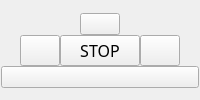
             <widget class="QWidget" name="widget_15" native="true">
              <property name="minimumSize">
               <size>
                <width>0</width>
                <height>0</height>
               </size>
              </property>
              <layout class="QVBoxLayout" name="verticalLayout_7">
               <property name="spacing">
                <number>0</number>
               </property>
               <property name="leftMargin">
                <number>0</number>
               </property>
               <property name="topMargin">
                <number>0</number>
               </property>
               <property name="rightMargin">
                <number>0</number>
               </property>
               <property name="bottomMargin">
                <number>0</number>
               </property>
               <item>
                <spacer name="verticalSpacer_2">
                 <property name="orientation">
                  <enum>Qt::Vertical</enum>
                 </property>
                 <property name="sizeHint" stdset="0">
                  <size>
                   <width>20</width>
                   <height>1</height>
                  </size>
                 </property>
                </spacer>
               </item>
               <item>
                <widget class="QWidget" name="widget_5" native="true">
                 <layout class="QVBoxLayout" name="verticalLayout_2">
                  <property name="spacing">
                   <number>0</number>
                  </property>
                  <property name="leftMargin">
                   <number>0</number>
                  </property>
                  <property name="topMargin">
                   <number>0</number>
                  </property>
                  <property name="rightMargin">
                   <number>0</number>
                  </property>
                  <property name="bottomMargin">
                   <number>0</number>
                  </property>
                  <item>
                   <widget class="QWidget" name="widget_2" native="true">
                    <property name="sizePolicy">
                     <sizepolicy hsizetype="Preferred" vsizetype="Minimum">
                      <horstretch>0</horstretch>
                      <verstretch>0</verstretch>
                     </sizepolicy>
                    </property>
                    <layout class="QHBoxLayout" name="horizontalLayout">
                     <property name="spacing">
                      <number>0</number>
                     </property>
                     <property name="leftMargin">
                      <number>0</number>
                     </property>
                     <property name="topMargin">
                      <number>0</number>
                     </property>
                     <property name="rightMargin">
                      <number>0</number>
                     </property>
                     <property name="bottomMargin">
                      <number>0</number>
                     </property>
                     <item>
                      <spacer name="horizontalSpacer">
                       <property name="orientation">
                        <enum>Qt::Horizontal</enum>
                       </property>
                       <property name="sizeHint" stdset="0">
                        <size>
                         <width>1</width>
                         <height>20</height>
                        </size>
                       </property>
                      </spacer>
                     </item>
                     <item>
                      <widget class="QPushButton" name="btn_up">
                       <property name="sizePolicy">
                        <sizepolicy hsizetype="Minimum" vsizetype="Minimum">
                         <horstretch>0</horstretch>
                         <verstretch>0</verstretch>
                        </sizepolicy>
                       </property>
                       <property name="minimumSize">
                        <size>
                         <width>0</width>
                         <height>0</height>
                        </size>
                       </property>
                       <property name="maximumSize">
                        <size>
                         <width>10000</width>
                         <height>10000</height>
                        </size>
                       </property>
                       <property name="focusPolicy">
                        <enum>Qt::TabFocus</enum>
                       </property>
                       <property name="text">
                        <string/>
                       </property>
                      </widget>
                     </item>
                     <item>
                      <spacer name="horizontalSpacer_2">
                       <property name="orientation">
                        <enum>Qt::Horizontal</enum>
                       </property>
                       <property name="sizeHint" stdset="0">
                        <size>
                         <width>1</width>
                         <height>20</height>
                        </size>
                       </property>
                      </spacer>
                     </item>
                    </layout>
                   </widget>
                  </item>
                  <item>
                   <widget class="QWidget" name="widget_3" native="true">
                    <property name="sizePolicy">
                     <sizepolicy hsizetype="Preferred" vsizetype="Minimum">
                      <horstretch>0</horstretch>
                      <verstretch>0</verstretch>
                     </sizepolicy>
                    </property>
                    <layout class="QHBoxLayout" name="horizontalLayout_2">
                     <property name="spacing">
                      <number>0</number>
                     </property>
                     <property name="leftMargin">
                      <number>0</number>
                     </property>
                     <property name="topMargin">
                      <number>0</number>
                     </property>
                     <property name="rightMargin">
                      <number>0</number>
                     </property>
                     <property name="bottomMargin">
                      <number>0</number>
                     </property>
                     <item>
                      <spacer name="horizontalSpacer_3">
                       <property name="orientation">
                        <enum>Qt::Horizontal</enum>
                       </property>
                       <property name="sizeHint" stdset="0">
                        <size>
                         <width>0</width>
                         <height>20</height>
                        </size>
                       </property>
                      </spacer>
                     </item>
                     <item>
                      <widget class="QPushButton" name="btn_left">
                       <property name="sizePolicy">
                        <sizepolicy hsizetype="Minimum" vsizetype="Minimum">
                         <horstretch>0</horstretch>
                         <verstretch>0</verstretch>
                        </sizepolicy>
                       </property>
                       <property name="minimumSize">
                        <size>
                         <width>0</width>
                         <height>0</height>
                        </size>
                       </property>
                       <property name="maximumSize">
                        <size>
                         <width>10000</width>
                         <height>10000</height>
                        </size>
                       </property>
                       <property name="focusPolicy">
                        <enum>Qt::TabFocus</enum>
                       </property>
                       <property name="text">
                        <string/>
                       </property>
                      </widget>
                     </item>
                     <item>
                      <widget class="QPushButton" name="btn_reset">
                       <property name="sizePolicy">
                        <sizepolicy hsizetype="Minimum" vsizetype="Minimum">
                         <horstretch>0</horstretch>
                         <verstretch>0</verstretch>
                        </sizepolicy>
                       </property>
                       <property name="minimumSize">
                        <size>
                         <width>0</width>
                         <height>0</height>
                        </size>
                       </property>
                       <property name="maximumSize">
                        <size>
                         <width>10000</width>
                         <height>10000</height>
                        </size>
                       </property>
                       <property name="font">
                        <font>
                         <family>微软雅黑</family>
                         <pointsize>12</pointsize>
                        </font>
                       </property>
                       <property name="focusPolicy">
                        <enum>Qt::TabFocus</enum>
                       </property>
                       <property name="text">
                        <string>STOP</string>
                       </property>
                      </widget>
                     </item>
                     <item>
                      <widget class="QPushButton" name="btn_right">
                       <property name="sizePolicy">
                        <sizepolicy hsizetype="Minimum" vsizetype="Minimum">
                         <horstretch>0</horstretch>
                         <verstretch>0</verstretch>
                        </sizepolicy>
                       </property>
                       <property name="minimumSize">
                        <size>
                         <width>0</width>
                         <height>0</height>
                        </size>
                       </property>
                       <property name="maximumSize">
                        <size>
                         <width>10000</width>
                         <height>10000</height>
                        </size>
                       </property>
                       <property name="focusPolicy">
                        <enum>Qt::TabFocus</enum>
                       </property>
                       <property name="text">
                        <string/>
                       </property>
                      </widget>
                     </item>
                     <item>
                      <spacer name="horizontalSpacer_6">
                       <property name="orientation">
                        <enum>Qt::Horizontal</enum>
                       </property>
                       <property name="sizeHint" stdset="0">
                        <size>
                         <width>1</width>
                         <height>20</height>
                        </size>
                       </property>
                      </spacer>
                     </item>
                    </layout>
                   </widget>
                  </item>
                  <item>
                   <widget class="QWidget" name="widget_4" native="true">
                    <property name="sizePolicy">
                     <sizepolicy hsizetype="Preferred" vsizetype="Minimum">
                      <horstretch>0</horstretch>
                      <verstretch>0</verstretch>
                     </sizepolicy>
                    </property>
                    <layout class="QHBoxLayout" name="horizontalLayout_3">
                     <property name="spacing">
                      <number>0</number>
                     </property>
                     <property name="leftMargin">
                      <number>0</number>
                     </property>
                     <property name="topMargin">
                      <number>0</number>
                     </property>
                     <property name="rightMargin">
                      <number>0</number>
                     </property>
                     <property name="bottomMargin">
                      <number>0</number>
                     </property>
                     <item>
                      <spacer name="horizontalSpacer_7">
                       <property name="orientation">
                        <enum>Qt::Horizontal</enum>
                       </property>
                       <property name="sizeHint" stdset="0">
                        <size>
                         <width>1</width>
                         <height>20</height>
                        </size>
                       </property>
                      </spacer>
                     </item>
                     <item>
                      <widget class="QPushButton" name="btn_down">
                       <property name="sizePolicy">
                        <sizepolicy hsizetype="Minimum" vsizetype="Minimum">
                         <horstretch>70</horstretch>
                         <verstretch>27</verstretch>
                        </sizepolicy>
                       </property>
                       <property name="minimumSize">
                        <size>
                         <width>0</width>
                         <height>0</height>
                        </size>
                       </property>
                       <property name="maximumSize">
                        <size>
                         <width>10000</width>
                         <height>10000</height>
                        </size>
                       </property>
                       <property name="focusPolicy">
                        <enum>Qt::TabFocus</enum>
                       </property>
                       <property name="text">
                        <string/>
                       </property>
                      </widget>
                     </item>
                     <item>
                      <spacer name="horizontalSpacer_8">
                       <property name="orientation">
                        <enum>Qt::Horizontal</enum>
                       </property>
                       <property name="sizeHint" stdset="0">
                        <size>
                         <width>1</width>
                         <height>20</height>
                        </size>
                       </property>
                      </spacer>
                     </item>
                    </layout>
                   </widget>
                  </item>
                 </layout>
                </widget>
               </item>
               <item>
                <spacer name="verticalSpacer_3">
                 <property name="orientation">
                  <enum>Qt::Vertical</enum>
                 </property>
                 <property name="sizeHint" stdset="0">
                  <size>
                   <width>20</width>
                   <height>1</height>
                  </size>
                 </property>
                </spacer>
               </item>
              </layout>
             </widget>
